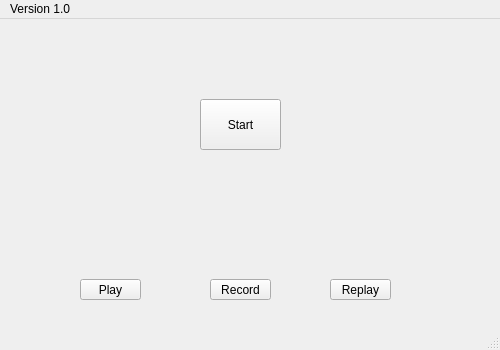
<?xml version="1.0" encoding="UTF-8"?>
<ui version="4.0">
 <class>Program_One</class>
 <widget class="QMainWindow" name="Program_One">
  <property name="geometry">
   <rect>
    <x>0</x>
    <y>0</y>
    <width>500</width>
    <height>350</height>
   </rect>
  </property>
  <property name="windowTitle">
   <string>MainWindow</string>
  </property>
  <widget class="QWidget" name="centralWidget">
   <widget class="QPushButton" name="Button_start">
    <property name="geometry">
     <rect>
      <x>200</x>
      <y>80</y>
      <width>81</width>
      <height>51</height>
     </rect>
    </property>
    <property name="text">
     <string>Start</string>
    </property>
   </widget>
   <widget class="QPushButton" name="Button_play">
    <property name="geometry">
     <rect>
      <x>80</x>
      <y>260</y>
      <width>61</width>
      <height>21</height>
     </rect>
    </property>
    <property name="text">
     <string>Play</string>
    </property>
   </widget>
   <widget class="QPushButton" name="Button_record">
    <property name="geometry">
     <rect>
      <x>210</x>
      <y>260</y>
      <width>61</width>
      <height>21</height>
     </rect>
    </property>
    <property name="text">
     <string>Record</string>
    </property>
   </widget>
   <widget class="QPushButton" name="Button_replay">
    <property name="geometry">
     <rect>
      <x>330</x>
      <y>260</y>
      <width>61</width>
      <height>21</height>
     </rect>
    </property>
    <property name="text">
     <string>Replay</string>
    </property>
   </widget>
   <widget class="QLabel" name="image">
    <property name="geometry">
     <rect>
      <x>110</x>
      <y>0</y>
      <width>261</width>
      <height>181</height>
     </rect>
    </property>
    <property name="text">
     <string/>
    </property>
   </widget>
   <widget class="QLabel" name="text">
    <property name="geometry">
     <rect>
      <x>80</x>
      <y>210</y>
      <width>311</width>
      <height>51</height>
     </rect>
    </property>
    <property name="text">
     <string/>
    </property>
   </widget>
   <widget class="QLabel" name="grade">
    <property name="geometry">
     <rect>
      <x>410</x>
      <y>10</y>
      <width>54</width>
      <height>51</height>
     </rect>
    </property>
    <property name="text">
     <string/>
    </property>
   </widget>
  </widget>
  <widget class="QMenuBar" name="menuBar">
   <property name="geometry">
    <rect>
     <x>0</x>
     <y>0</y>
     <width>500</width>
     <height>22</height>
    </rect>
   </property>
   <widget class="QMenu" name="menuVersion_1_0">
    <property name="title">
     <string>Version 1.0</string>
    </property>
   </widget>
   <addaction name="menuVersion_1_0"/>
  </widget>
  <widget class="QStatusBar" name="statusBar"/>
 </widget>
 <layoutdefault spacing="6" margin="11"/>
 <resources/>
 <connections/>
</ui>
